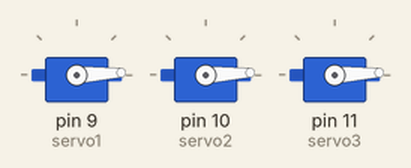
This sketch was run on a simulated Arduino Uno, built with avr-gcc and run on an emulated ATmega328P. On the bench: 3 × servo.

Above: at 0.55 s.
At 1.3 s:
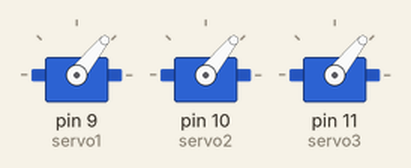
At 2.05 s:
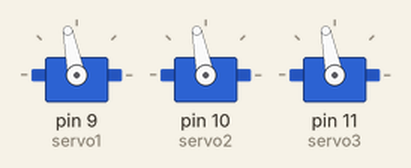
At 3.6 s:
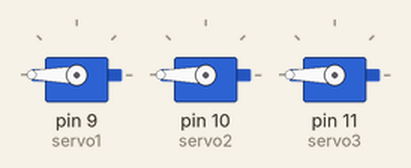
At 5.15 s:
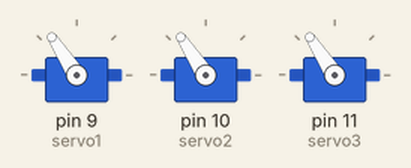
At 6.7 s:
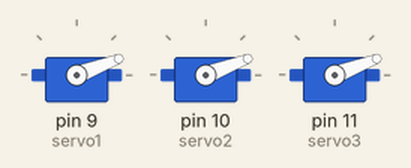
Timing chart, 0 to 10.3 s (numbered marks = the images above):
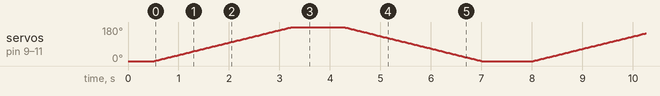

The sketch:

triservo_control.ino
```cpp
#include <Servo.h>

// Create three servo objects to control three servo motors
Servo servo1;
Servo servo2;
Servo servo3;

// Variables to store positions
int pos1 = 0;
int pos2 = 0;
int pos3 = 0;

void setup() {
  // Attach servo motors to digital pins
  servo1.attach(9);   // First servo on pin 9
  servo2.attach(10);  // Second servo on pin 10
  servo3.attach(11);  // Third servo on pin 11

  // Initialize starting position
  servo1.write(0);
  servo2.write(0);
  servo3.write(0);
  delay(500);
}

void loop() {
  // Synchronized movement of servo motors from 0 to 180 degrees
  for (int pos = 0; pos <= 180; pos += 1) {
    servo1.write(pos);
    servo2.write(pos);
    servo3.write(pos);
    delay(15);
  }

  delay(1000); // Wait for one second

  // Synchronized movement of servo motors from 180 to 0 degrees
  for (int pos = 180; pos >= 0; pos -= 1) {
    servo1.write(pos);
    servo2.write(pos);
    servo3.write(pos);
    delay(15);
  }

  delay(1000); // Wait for one second
}
```
